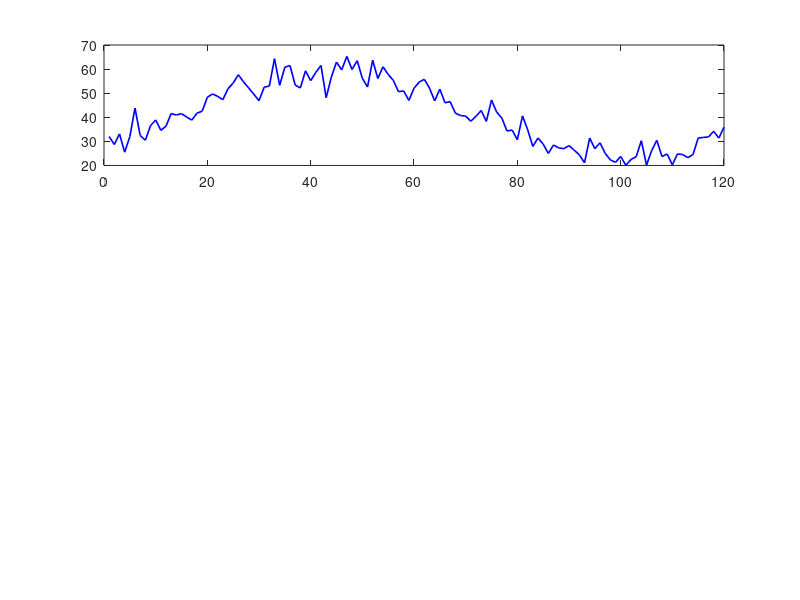

The MATLAB script that drew this image: (Note: this script raises an error after producing the figure.)
% SMART FARM - MATLAB/Octave simulation (standalone synthetic variant)
% Synthetic sensors + virtual LoRa packet link + automatic irrigation.
%
% This script is intentionally independent of data/sensor_data.csv: it
% generates its own signal so the effect of the link model can be explored
% without touching the recorded dataset. The CSV-driven analysis lives in
% smart_farm_complete.m, which is the main entry point of the MATLAB part.
clear; clc; close all;
rng(7);
N = 120;
t = 1:N;

% Synthetic sensor signals (not real measurements)
soil = 42 + 17*sin((t-15)/18) + 4*randn(1,N);
soil = min(max(soil,5),95);
temp = 24 + 5*sin(t/28) + 1.2*randn(1,N);
humidity = 58 - 12*sin(t/28) + 3*randn(1,N);
humidity = min(max(humidity,20),95);

% Illustrative virtual LoRa link parameters
packetLossProbability = 0.04;
distance_m = 450;
txPower_dBm = 14;
pathLoss_dB = 105 + 20*log10(max(distance_m,1)/100);
rssi_dBm = txPower_dBm - pathLoss_dB;
snr_dB = 8.5 - 20*log10(max(distance_m,1)/100);
received = rand(1,N) > packetLossProbability;

% Irrigation logic with hysteresis
pump = zeros(1,N);
pumpState = 0;
dryThreshold = 30;
wetThreshold = 40;
for k = 1:N
    if received(k)
        if soil(k) < dryThreshold
            pumpState = 1;
        elseif soil(k) > wetThreshold
            pumpState = 0;
        end
    end
    pump(k) = pumpState;
end

figure('Name','Smart Farm Simulation');
subplot(3,1,1);
plot(t,soil,'b','LineWidth',1.2); hold on;
yline(dryThreshold,'r--','Dry threshold');
yline(wetThreshold,'g--','Wet threshold');
ylabel('Soil moisture (%)'); grid on; title('Synthetic sensor readings');
subplot(3,1,2);
plot(t,temp,'m','LineWidth',1.2); hold on;
plot(t,humidity,'c','LineWidth',1.2);
ylabel('Temperature / RH'); legend('Temperature (C)','Humidity (%)'); grid on;
subplot(3,1,3);
stairs(t,pump,'k','LineWidth',1.5);
ylim([-0.1 1.1]); yticks([0 1]); yticklabels({'OFF','ON'});
xlabel('Sample'); ylabel('Pump'); grid on;

fprintf('SMART FARM - VIRTUAL LoRa LINK\n');
fprintf('Distance: %.0f m | Estimated RSSI: %.1f dBm | Estimated SNR: %.1f dB\n', distance_m,rssi_dBm,snr_dB);
fprintf('Packets sent: %d | Packets received: %d | Delivery ratio: %.1f %%\n', N,sum(received),100*mean(received));
fprintf('Pump ON samples: %d of %d\n',sum(pump),N);
